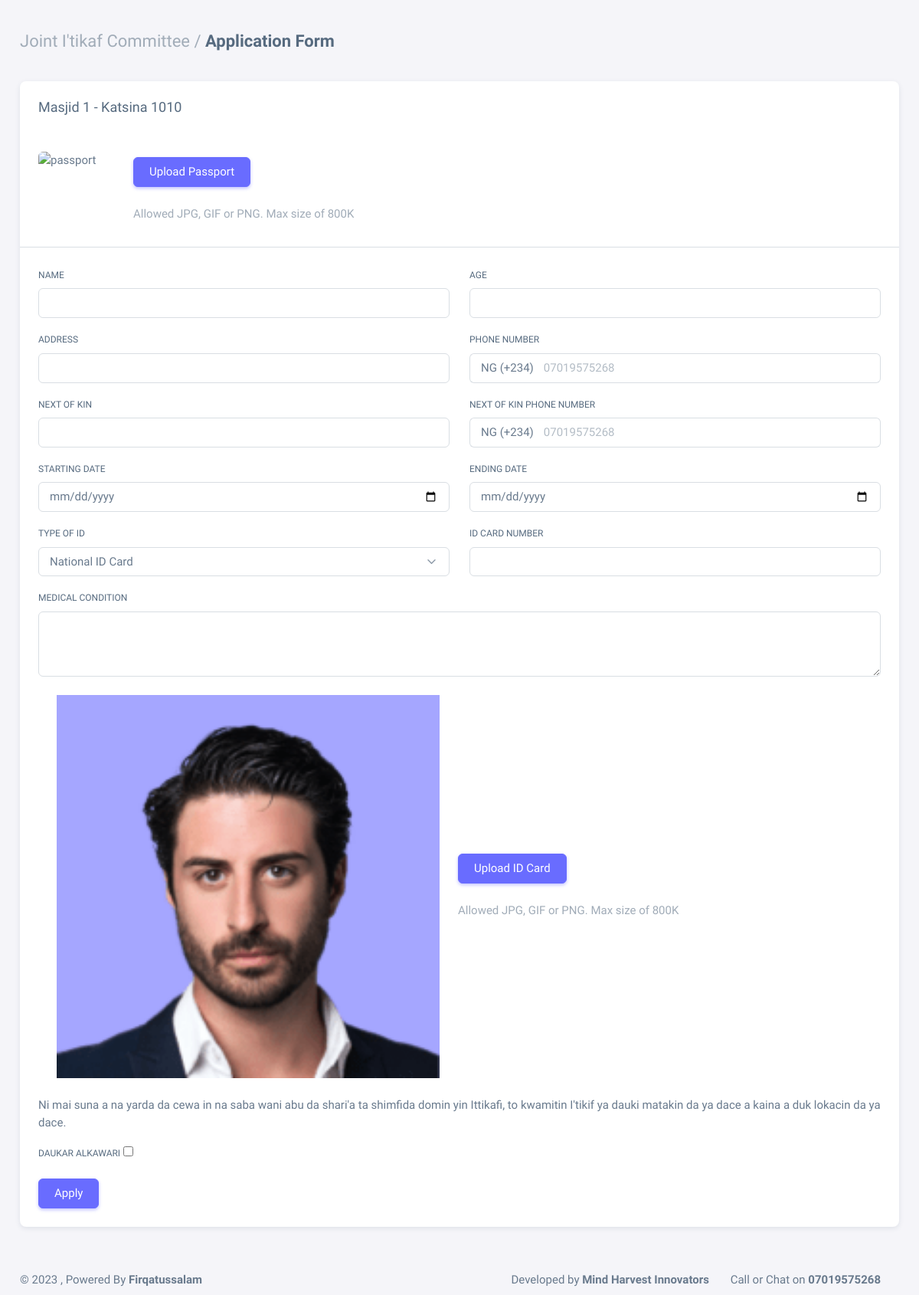
The page /itikaf/applyi/1/ on the database as committed earlier.
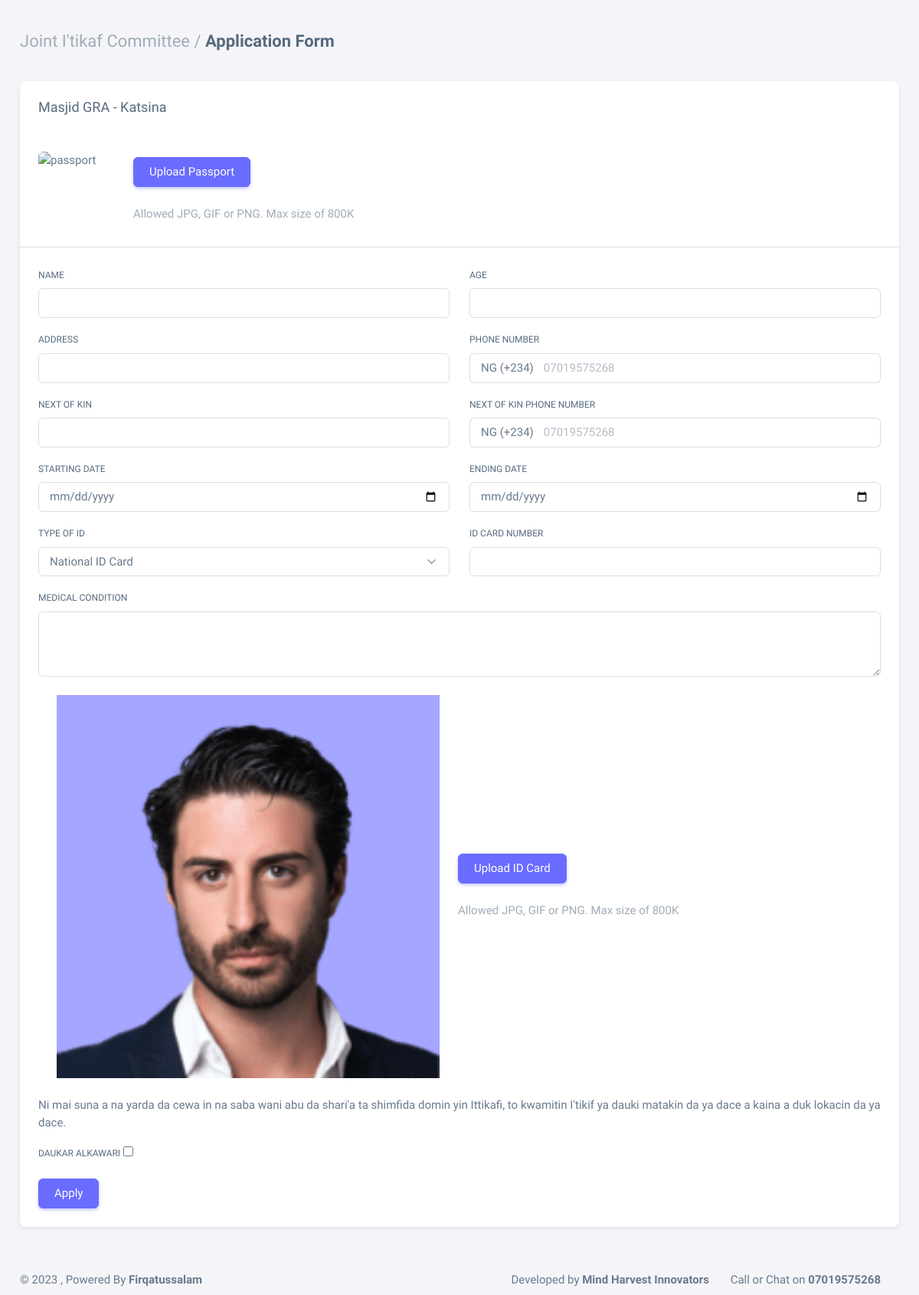
The same page on the database as committed later.
### itikaf/models.py (models this page shows)
class Mosque(models.Model):
    name = models.CharField(max_length=250)
    lga = models.CharField(max_length=50)
    phone = models.CharField(max_length=11)
    address = models.CharField(max_length=300)
    accepting_applications = models.BooleanField(default=True)
    date_added = models.DateTimeField(auto_now_add=True, null=True)
    def __str__(self):
        return f'{self.name} - {self.lga}'

### itikaf/views.py (the view)
# urls.py: path('applyi/<str:pk>/', views.apply, name='applyi'),
def apply(request, pk):
    title = Mosque.objects.get(id=pk)
    masjid_id = title.id
    context = {
        'masjid_id': masjid_id,
        'title': title
    }
    return render(request, 'apply.html', context)

### itikaf/templates/apply.html (shortened to what the changed rows need)
{% extends 'base.html' %}
{% block content %}
<div class="content-wrapper">
    <div class="container-xxl flex-grow-1 container-p-y">
        <div class="row">
            <div class="col-md-12">
                <div class="card mb-4">
                    <h5 class="card-header"> {{ title }} </h5>
                    <form method="POST" action="{% url 'form' %}" enctype="multipart/form-data">
                        <div class="card-body">
                        </div>
                        <hr class="my-0" />
                        <div class="card-body">
                    </form>
                </div>
            </div>
        </div>
    </div>
</div>
{% endblock content %}

Rows that differ between the two databases and show on the page:
changed Mosque: name+lga "Masjid 1 - Katsina 1010" → "Masjid GRA - Katsina"
